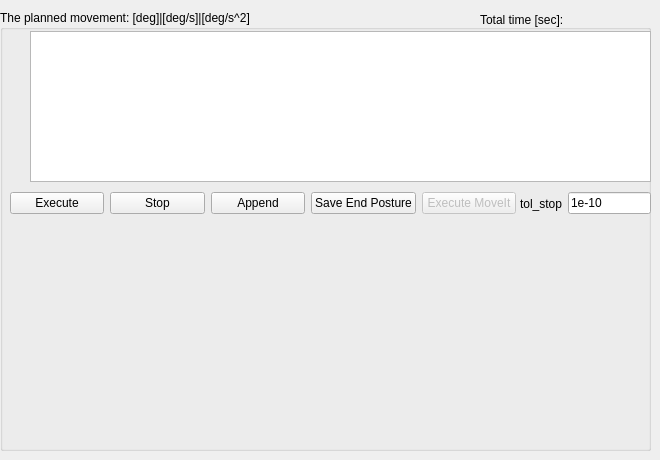
      <widget class="QWidget" name="tab_mov">
       <attribute name="title">
        <string>Movement</string>
       </attribute>
       <widget class="QGroupBox" name="groupBox_sol_mov">
        <property name="geometry">
         <rect>
          <x>0</x>
          <y>10</y>
          <width>651</width>
          <height>441</height>
         </rect>
        </property>
        <property name="title">
         <string>The planned movement: [deg]|[deg/s]|[deg/s^2]</string>
        </property>
        <widget class="QWidget" name="layoutWidget_time_mov">
         <property name="geometry">
          <rect>
           <x>480</x>
           <y>0</y>
           <width>166</width>
           <height>19</height>
          </rect>
         </property>
         <layout class="QHBoxLayout" name="horizontalLayout_time_mov">
          <item>
           <widget class="QLabel" name="label_totalTime_mov">
            <property name="text">
             <string>Total time [sec]:</string>
            </property>
           </widget>
          </item>
          <item>
           <widget class="QLabel" name="label_totalTime_value_mov">
            <property name="text">
             <string/>
            </property>
           </widget>
          </item>
         </layout>
        </widget>
        <widget class="QTableWidget" name="tableWidget_sol_mov">
         <property name="geometry">
          <rect>
           <x>30</x>
           <y>21</y>
           <width>621</width>
           <height>151</height>
          </rect>
         </property>
        </widget>
        <widget class="QWidget" name="layoutWidget_tol_stop">
         <property name="geometry">
          <rect>
           <x>520</x>
           <y>180</y>
           <width>131</width>
           <height>27</height>
          </rect>
         </property>
         <layout class="QHBoxLayout" name="horizontalLayout_19">
          <item>
           <widget class="QLabel" name="label_34">
            <property name="text">
             <string>tol_stop</string>
            </property>
           </widget>
          </item>
          <item>
           <widget class="QLineEdit" name="lineEdit_tol_stop_mov">
            <property name="text">
             <string>1e-10</string>
            </property>
           </widget>
          </item>
         </layout>
        </widget>
        <widget class="QWidget" name="layoutWidget">
         <property name="geometry">
          <rect>
           <x>10</x>
           <y>180</y>
           <width>506</width>
           <height>27</height>
          </rect>
         </property>
         <layout class="QHBoxLayout" name="horizontalLayout_16">
          <item>
           <widget class="QPushButton" name="pushButton_execMov">
            <property name="text">
             <string>Execute</string>
            </property>
           </widget>
          </item>
          <item>
           <widget class="QPushButton" name="pushButton_stop_mov">
            <property name="text">
             <string>Stop</string>
            </property>
           </widget>
          </item>
          <item>
           <widget class="QPushButton" name="pushButton_append_mov">
            <property name="text">
             <string>Append</string>
            </property>
           </widget>
          </item>
          <item>
           <widget class="QPushButton" name="pushButton_save_end_posture">
            <property name="text">
             <string>Save End Posture</string>
            </property>
           </widget>
          </item>
          <item>
           <widget class="QPushButton" name="pushButton_execMov_moveit">
            <property name="enabled">
             <bool>false</bool>
            </property>
            <property name="text">
             <string>Execute MoveIt</string>
            </property>
           </widget>
          </item>
         </layout>
        </widget>
       </widget>
      </widget>
